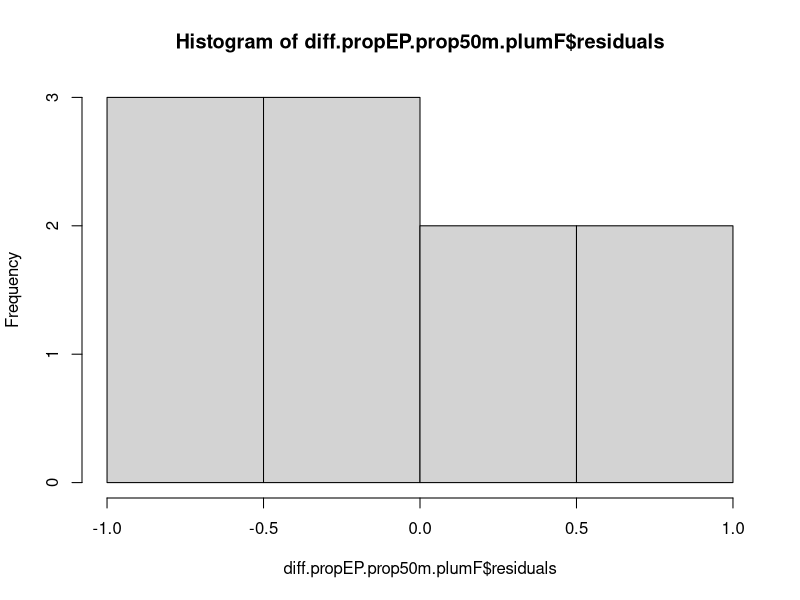
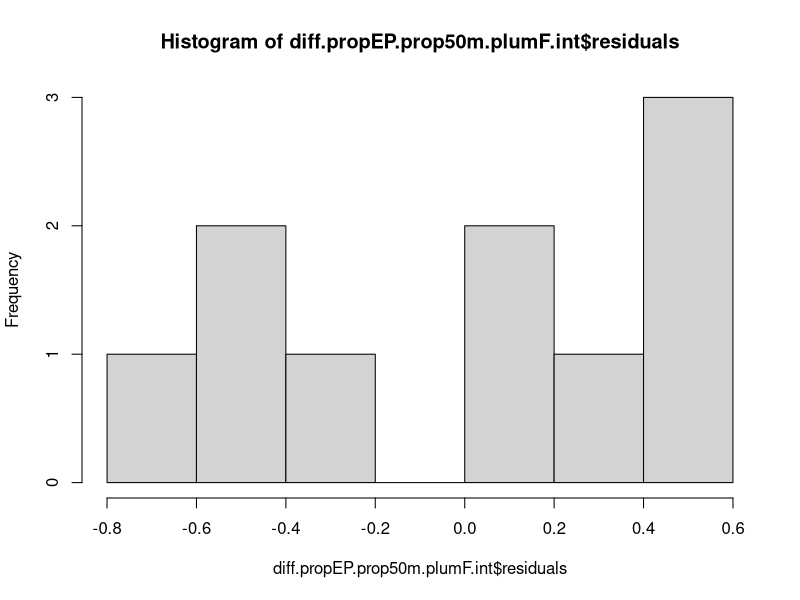

Recreate these plots in R, in order. (Note: this script raises an error after producing the figures.)

################################################################################
# Script for fitting models for change in EP mating for 2021 GPS females
# Heather Kenny-Duddela
# June 14, 2024
################################################################################

# load libraries
library(broom)# for calculating confidence intervals around coefficient estimates
library(car) # for Anova function

# set working directory
setwd("C:/Users/heath/Documents/CU Boulder/BARS fieldwork/2022 Field and Lab/Paternity assignment methods/barn-swallow-gps/change-in-paternity-models")

# load data
dat4 <- read.csv("input-files/table for movement and mating models_BES.csv")



#-------------------------------------------------------------------------------
# Models for change in paternity - proportion EP offspring

# USE RAW PLUMAGE VALUES
# Use proportion.close.50 as movement variable


# 1) prop50m + female plumage - female plumage sig but not movement
diff.propEP.prop50m.plumF <- lm(diff.ep.prop ~  proportion.close.50 + 
                                        B_avg.bright.female, 
                                      data=dat4)
hist(diff.propEP.prop50m.plumF$residuals)


# 2) prop50m * female plumage - movement and interaction significant
diff.propEP.prop50m.plumF.int <- lm(diff.ep.prop ~ proportion.close.50 * 
                                            B_avg.bright.female, 
                                          data=dat4)
hist(diff.propEP.prop50m.plumF.int$residuals)




# Anova tests for significance -------------------------------------------------


# 1) movement + female plumage
Anova(diff.propEP.prop50m.plumF)
# Anova Table (Type II tests)
# 
# Response: diff.ep.prop
# Sum Sq Df F value Pr(>F)
# proportion.close.50 1.27539  1  3.3881 0.1082
# B_avg.bright.female 0.71223  1  1.8921 0.2114
# Residuals           2.63501  7 
confint(diff.propEP.prop50m.plumF)
# 2.5 %    97.5 %
#   (Intercept)         -4.48922318 1.8965115
# proportion.close.50 -8.66340929 1.0793773
# B_avg.bright.female -0.05069497 0.1916961
summary(diff.propEP.prop50m.plumF)
# lm(formula = diff.ep.prop ~ proportion.close.50 + B_avg.bright.female, 
#    data = dat4)
# 
# Residuals:
#   Min       1Q   Median       3Q      Max 
# -0.75641 -0.45427 -0.09037  0.45609  0.87017 
# 
# Coefficients:
#   Estimate Std. Error t value Pr(>|t|)
# (Intercept)         -1.29636    1.35026  -0.960    0.369
# proportion.close.50 -3.79202    2.06011  -1.841    0.108
# B_avg.bright.female  0.07050    0.05125   1.376    0.211
# 
# Residual standard error: 0.6135 on 7 degrees of freedom
# (1 observation deleted due to missingness)
# Multiple R-squared:  0.3886,	Adjusted R-squared:  0.214 
# F-statistic: 2.225 on 2 and 7 DF,  p-value: 0.1787



# 2) movement * female plumage
Anova(diff.propEP.prop50m.plumF.int, type="III")
# Anova Table (Type III tests)
# 
# Response: diff.ep.prop
# Sum Sq Df F value Pr(>F)
# (Intercept)                             0.14601  1  0.4224 0.5398
# proportion.close.50                     0.72078  1  2.0850 0.1989
# B_avg.bright.female                     0.07698  1  0.2227 0.6537
# proportion.close.50:B_avg.bright.female 0.56079  1  1.6222 0.2499
# Residuals                               2.07422  6   
confint(diff.propEP.prop50m.plumF.int)
# 2.5 %     97.5 %
#   (Intercept)                              -4.9259945  8.4889465
# proportion.close.50                     -84.0017740 21.6535687
# B_avg.bright.female                      -0.3120622  0.2111612
# proportion.close.50:B_avg.bright.female  -0.9688231  3.0722276
summary(diff.propEP.prop50m.plumF.int)
# lm(formula = diff.ep.prop ~ proportion.close.50 * B_avg.bright.female, 
#    data = dat4)
# 
# Residuals:
#   Min      1Q  Median      3Q     Max 
# -0.7755 -0.4400  0.1246  0.4091  0.5814 
# 
# Coefficients:
#   Estimate Std. Error t value Pr(>|t|)
# (Intercept)                               1.78148    2.74120   0.650    0.540
# proportion.close.50                     -31.17410   21.58953  -1.444    0.199
# B_avg.bright.female                      -0.05045    0.10692  -0.472    0.654
# proportion.close.50:B_avg.bright.female   1.05170    0.82575   1.274    0.250
# 
# Residual standard error: 0.588 on 6 degrees of freedom
# (1 observation deleted due to missingness)
# Multiple R-squared:  0.5187,	Adjusted R-squared:  0.2781 
# F-statistic: 2.156 on 3 and 6 DF,  p-value: 0.1944



################################################################################
#-------------------------------------------------------------------------------
# Models for change in number of EP sires
# movement component is proportion.close.50

# check correlations to decide if we should include clutch size as a covariate

# correlation between number of sires and clutch size for collected
ggplot(dat4, aes(x=chicks.collected, y=mates.collected.ep)) + 
  geom_point(position=position_jitter(h=0.1, w=0.1)) +
  geom_smooth(method=lm, se=F)

cor.test(dat4$chicks.collected, dat4$mates.collected.ep, method="spearman")
# Spearman's rank correlation rho
# 
# data:  dat4$chicks.collected and dat4$mates.collected.ep
# S = 318.68, p-value = 0.1664
# alternative hypothesis: true rho is not equal to 0
# sample estimates:
#        rho 
# -0.4485426 

# correlation between number of sires and clutch size for replacement
ggplot(dat4, aes(x=chicks.replacement, y=mates.replacement.ep)) + 
  geom_point(position=position_jitter(h=0.1, w=0.1)) +
  geom_smooth(method=lm, se=F)

cor.test(dat4$chicks.replacement, dat4$mates.replacement.ep, method="spearman")
# Spearman's rank correlation rho
# 
# data:  dat4$chicks.replacement and dat4$mates.replacement.ep
# S = 195.17, p-value = 0.6131
# alternative hypothesis: true rho is not equal to 0
# sample estimates:
#        rho 
# -0.1828674 

# correlation between total number of chicks and change in number of sires
# make column for total number of chicks
dat4$tot.chicks <- dat4$chicks.collected + dat4$chicks.replacement

ggplot(dat4, aes(x=tot.chicks, y=diff.ep.sires)) + 
  geom_point(position=position_jitter(h=0, w=0.05)) +
  geom_smooth(method=lm, se=F) +
  xlab("Total chicks across both clutches") +
  ylab("Change in number of EP sires") +
  ggtitle("Relationship between total young sampled and change in EP sires")

cor.test(dat4$tot.chicks, dat4$diff.ep.sires, method="spearman")
# Spearman's rank correlation rho
# 
# data:  dat4$tot.chicks and dat4$diff.ep.sires
# S = 161.65, p-value = 0.9557
# alternative hypothesis: true rho is not equal to 0
# sample estimates:
#        rho 
# 0.02028185 

# Conclusion: no need to include a covariate for number of chicks

#-------------------------------------------------------------------------------
# Fit the models



# 1) close50 + female plumage
diff.sires.close50.plumF <- lm(diff.ep.sires ~ proportion.close.50 + 
                             B_avg.bright.female, data = dat4)
hist(diff.sires.close50.plumF$residuals)




# 2) close50 * female plumage
diff.sires.close50.plumF.int <- lm(diff.ep.sires ~ proportion.close.50 * 
                                 B_avg.bright.female, data = dat4)
hist(diff.sires.close50.plumF.int$residuals)





################### Likelihood ratio tests change in number of EP sires


# 1) movement + female plumage
Anova(diff.sires.close50.plumF)
# Anova Table (Type II tests)
# 
# Response: diff.ep.sires
# Sum Sq Df F value Pr(>F)
# proportion.close.50 2.0804  1  2.7556 0.1409
# B_avg.bright.female 1.7705  1  2.3450 0.1695
# Residuals           5.2849  7  
confint(diff.sires.close50.plumF)
# 2.5 %    97.5 %
#   (Intercept)          -6.47269655 2.5708177
# proportion.close.50 -11.74201240 2.0557782
# B_avg.bright.female  -0.06048393 0.2827917
summary(diff.sires.close50.plumF)
# lm(formula = diff.ep.sires ~ proportion.close.50 + B_avg.bright.female, 
#    data = dat4)
# 
# Residuals:
#   Min      1Q  Median      3Q     Max 
# -1.0313 -0.4693 -0.1124  0.3978  1.2073 
# 
# Coefficients:
#   Estimate Std. Error t value Pr(>|t|)
# (Intercept)         -1.95094    1.91225  -1.020    0.342
# proportion.close.50 -4.84312    2.91754  -1.660    0.141
# B_avg.bright.female  0.11115    0.07259   1.531    0.170
# 
# Residual standard error: 0.8689 on 7 degrees of freedom
# (1 observation deleted due to missingness)
# Multiple R-squared:  0.3782,	Adjusted R-squared:  0.2006 
# F-statistic: 2.129 on 2 and 7 DF,  p-value: 0.1895


# 2) movement * female plumage
Anova(diff.sires.close50.plumF.int, type="III")
# Anova Table (Type III tests)
# 
# Response: diff.ep.sires
# Sum Sq Df F value Pr(>F)
# (Intercept)                             0.3081  1  0.4547 0.5252
# proportion.close.50                     1.5167  1  2.2385 0.1852
# B_avg.bright.female                     0.1366  1  0.2016 0.6692
# proportion.close.50:B_avg.bright.female 1.2195  1  1.7998 0.2283
# Residuals                               4.0654  6  
confint(diff.sires.close50.plumF.int)
# 2.5 %     97.5 %
#   (Intercept)                               -6.8026449 11.9781338
# proportion.close.50                     -119.1799405 28.7364452
# B_avg.bright.female                       -0.4334587  0.2990487
# proportion.close.50:B_avg.bright.female   -1.2778357  4.3795934
summary(diff.sires.close50.plumF.int)
# lm(formula = diff.ep.sires ~ proportion.close.50 * B_avg.bright.female, 
#    data = dat4)
# 
# Residuals:
#   Min       1Q   Median       3Q      Max 
# -0.85060 -0.47734 -0.04397  0.29482  1.31168 
# 
# Coefficients:
#   Estimate Std. Error t value Pr(>|t|)
# (Intercept)                               2.5877     3.8377   0.674    0.525
# proportion.close.50                     -45.2218    30.2251  -1.496    0.185
# B_avg.bright.female                      -0.0672     0.1497  -0.449    0.669
# proportion.close.50:B_avg.bright.female   1.5509     1.1560   1.342    0.228
# 
# Residual standard error: 0.8231 on 6 degrees of freedom
# (1 observation deleted due to missingness)
# Multiple R-squared:  0.5217,	Adjusted R-squared:  0.2826 
# F-statistic: 2.182 on 3 and 6 DF,  p-value: 0.1912



################################################################################
#-------------------------------------------------------------------------------
# Models for change in number of EP young


# 1) close50 + female plumage
diff.numEP.close50.plumF <- lm(diff.num.ep ~ proportion.close.50 + 
                                 B_avg.bright.female, data = dat4)
hist(diff.numEP.close50.plumF$residuals)




# 2) close50 * female plumage
diff.numEP.close50.plumF.int <- lm(diff.num.ep ~ proportion.close.50 * 
                                     B_avg.bright.female, data = dat4)
hist(diff.numEP.close50.plumF.int$residuals)


#-------------------------------------------------------------------------------
# Likelihood ratio tests for change in number EP young


# 1) close50 + female plumage
Anova(diff.numEP.close50.plumF)
# Anova Table (Type II tests)
# 
# Response: diff.num.ep
# Sum Sq Df F value Pr(>F)
# proportion.close.50 16.815  1  2.5782 0.1524
# B_avg.bright.female 20.006  1  3.0674 0.1233
# Residuals           45.654  7 
confint(diff.numEP.close50.plumF)
# 2.5 %    97.5 %
#   (Intercept)         -21.3899611 5.1903367
# proportion.close.50 -34.0458553 6.5080018
# B_avg.bright.female  -0.1308261 0.8781146
summary(diff.numEP.close50.plumF)
# lm(formula = diff.num.ep ~ proportion.close.50 + B_avg.bright.female, 
#    data = dat4)
# 
# Residuals:
#   Min      1Q  Median      3Q     Max 
# -3.1126 -2.0195  0.2224  1.4352  3.4275 
# 
# Coefficients:
#   Estimate Std. Error t value Pr(>|t|)
# (Intercept)          -8.0998     5.6204  -1.441    0.193
# proportion.close.50 -13.7689     8.5751  -1.606    0.152
# B_avg.bright.female   0.3736     0.2133   1.751    0.123
# 
# Residual standard error: 2.554 on 7 degrees of freedom
# (1 observation deleted due to missingness)
# Multiple R-squared:  0.4024,	Adjusted R-squared:  0.2317 
# F-statistic: 2.357 on 2 and 7 DF,  p-value: 0.165


# 2) close50 * female plumage
Anova(diff.numEP.close50.plumF.int, type="III")
# Anova Table (Type III tests)
# 
# Response: diff.num.ep
# Sum Sq Df F value Pr(>F)
# (Intercept)                              0.174  1  0.0240 0.8819
# proportion.close.50                      3.484  1  0.4816 0.5137
# B_avg.bright.female                      0.525  1  0.0725 0.7967
# proportion.close.50:B_avg.bright.female  2.244  1  0.3101 0.5978
# Residuals                               43.410  6 
confint(diff.numEP.close50.plumF.int)
# 2.5 %    97.5 %
#   (Intercept)                              -32.628621  28.74170
# proportion.close.50                     -310.213887 173.13542
# B_avg.bright.female                       -1.065099   1.32853
# proportion.close.50:B_avg.bright.female   -7.139807  11.34709
summary(diff.numEP.close50.plumF.int)
# lm(formula = diff.num.ep ~ proportion.close.50 * B_avg.bright.female, 
#    data = dat4)
# 
# Residuals:
#   Min     1Q Median     3Q    Max 
# -3.151 -1.989  0.157  1.561  2.941 
# 
# Coefficients:
#   Estimate Std. Error t value Pr(>|t|)
# (Intercept)                              -1.9435    12.5404  -0.155    0.882
# proportion.close.50                     -68.5392    98.7672  -0.694    0.514
# B_avg.bright.female                       0.1317     0.4891   0.269    0.797
# proportion.close.50:B_avg.bright.female   2.1036     3.7776   0.557    0.598
# 
# Residual standard error: 2.69 on 6 degrees of freedom
# (1 observation deleted due to missingness)
# Multiple R-squared:  0.4318,	Adjusted R-squared:  0.1477 
# F-statistic:  1.52 on 3 and 6 DF,  p-value: 0.3027


